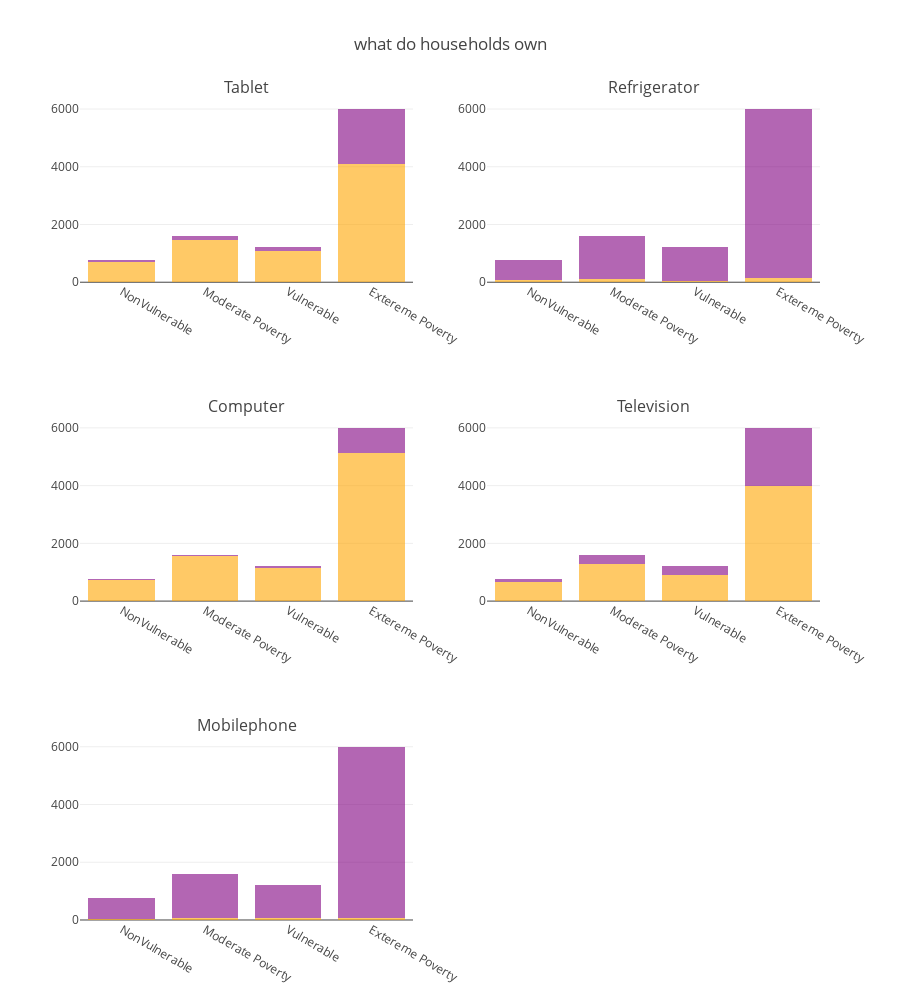

The cell this chart's notebook holds for it:
### Markdown cell above
### What do households own

### Code cell
def compare_plot(col,title):
    
    tr1 = train[train['Target'] == 1][col].value_counts().to_dict()
    tr2 = train[train['Target'] == 2][col].value_counts().to_dict()
    tr3 = train[train['Target'] == 3][col].value_counts().to_dict()
    tr4 = train[train['Target'] == 4][col].value_counts().to_dict()
    
    x_labels = ['NonVulnerable','Moderate Poverty','Vulnerable','Extereme Poverty']
    trace1 = go.Bar(y=[tr1[0],tr2[0],tr3[0],tr4[0]],name='No Present',x=x_labels,
                    marker=dict(color='orange',opacity=0.6))
    trace2 = go.Bar(y=[tr1[1],tr2[1],tr3[1],tr4[1]],name='Present',x=x_labels,
                    marker=dict(color='purple',opacity=0.6))
    return trace1,trace2


tr1,tr2 = compare_plot('v18q','Tablet')
tr3,tr4 = compare_plot('refrig','Refrigerator')
tr5,tr6 = compare_plot('computer','Computer')
tr7,tr8 = compare_plot('television','Television')
tr9,tr10 = compare_plot('mobilephone','Mobilephone')

titles = ['Tablet','Refrigerator','Computer','Television','Mobilephone']
fig = tools.make_subplots(rows=3,cols=2,print_grid=False,subplot_titles=titles)
fig.append_trace(tr1,1,1)
fig.append_trace(tr2,1,1)
fig.append_trace(tr3,1,2)
fig.append_trace(tr4,1,2)
fig.append_trace(tr5,2,1)
fig.append_trace(tr6,2,1)
fig.append_trace(tr7,2,2)
fig.append_trace(tr8,2,2)
fig.append_trace(tr9,3,1)
fig.append_trace(tr10,3,1)

fig['layout'].update(height=1000,title='what do households own',barmode='stack',showlegend=False)
iplot(fig)

### Figure 1 — Plotly figure (JSON) as saved in the notebook; plotly's stock layout.template omitted (floating-point values rounded to 4 significant figures)
{"data": [{"marker": {"color": "orange", "opacity": 0.6}, "name": "No Present", "type": "bar", "uid": "1aea140f-da2b-46fd-9963-d695a5f2e797", "x": ["NonVulnerable", "Moderate Poverty", "Vulnerable", "Extereme Poverty"], "xaxis": "x", "y": [695, 1472, 1066, 4109], "yaxis": "y"}, {"marker": {"color": "purple", "opacity": 0.6}, "name": "Present", "type": "bar", "uid": "e1148b9b-d13f-4b20-bfa1-97f7865f0e7f", "x": ["NonVulnerable", "Moderate Poverty", "Vulnerable", "Extereme Poverty"], "xaxis": "x", "y": [60, 125, 143, 1887], "yaxis": "y"}, {"marker": {"color": "orange", "opacity": 0.6}, "name": "No Present", "type": "bar", "uid": "fade5162-95e8-4845-b971-f93db242b2d5", "x": ["NonVulnerable", "Moderate Poverty", "Vulnerable", "Extereme Poverty"], "xaxis": "x2", "y": [85, 114, 46, 160], "yaxis": "y2"}, {"marker": {"color": "purple", "opacity": 0.6}, "name": "Present", "type": "bar", "uid": "64e8f81f-93fa-43ba-9081-b7b449faa43d", "x": ["NonVulnerable", "Moderate Poverty", "Vulnerable", "Extereme Poverty"], "xaxis": "x2", "y": [670, 1483, 1163, 5836], "yaxis": "y2"}, {"marker": {"color": "orange", "opacity": 0.6}, "name": "No Present", "type": "bar", "uid": "5a4ce552-7681-4468-b6c4-11216ed3574c", "x": ["NonVulnerable", "Moderate Poverty", "Vulnerable", "Extereme Poverty"], "xaxis": "x3", "y": [742, 1572, 1152, 5115], "yaxis": "y3"}, {"marker": {"color": "purple", "opacity": 0.6}, "name": "Present", "type": "bar", "uid": "85f3a00b-4f53-4371-aa02-926093e6f856", "x": ["NonVulnerable", "Moderate Poverty", "Vulnerable", "Extereme Poverty"], "xaxis": "x3", "y": [13, 25, 57, 881], "yaxis": "y3"}, {"marker": {"color": "orange", "opacity": 0.6}, "name": "No Present", "type": "bar", "uid": "827ff9ef-1de1-4fab-8a74-547368a025c9", "x": ["NonVulnerable", "Moderate Poverty", "Vulnerable", "Extereme Poverty"], "xaxis": "x4", "y": [665, 1276, 907, 3989], "yaxis": "y4"}, {"marker": {"color": "purple", "opacity": 0.6}, "name": "Present", "type": "bar", "uid": "4942e307-e33d-4b8a-bc72-5f3a3ea1d0d5", "x": ["NonVulnerable", "Moderate Poverty", "Vulnerable", "Extereme Poverty"], "xaxis": "x4", "y": [90, 321, 302, 2007], "yaxis": "y4"}, {"marker": {"color": "orange", "opacity": 0.6}, "name": "No Present", "type": "bar", "uid": "164b5065-df40-4843-8530-824cbd5f4375", "x": ["NonVulnerable", "Moderate Poverty", "Vulnerable", "Extereme Poverty"], "xaxis": "x5", "y": [43, 71, 53, 69], "yaxis": "y5"}, {"marker": {"color": "purple", "opacity": 0.6}, "name": "Present", "type": "bar", "uid": "4259f1f6-e80b-44ba-bb18-268c2c24a786", "x": ["NonVulnerable", "Moderate Poverty", "Vulnerable", "Extereme Poverty"], "xaxis": "x5", "y": [712, 1526, 1156, 5927], "yaxis": "y5"}], "layout": {"annotations": [{"font": {"size": 16}, "showarrow": false, "text": "Tablet", "x": 0.225, "xanchor": "center", "xref": "paper", "y": 1, "yanchor": "bottom", "yref": "paper"}, {"font": {"size": 16}, "showarrow": false, "text": "Refrigerator", "x": 0.775, "xanchor": "center", "xref": "paper", "y": 1, "yanchor": "bottom", "yref": "paper"}, {"font": {"size": 16}, "showarrow": false, "text": "Computer", "x": 0.225, "xanchor": "center", "xref": "paper", "y": 0.6111, "yanchor": "bottom", "yref": "paper"}, {"font": {"size": 16}, "showarrow": false, "text": "Television", "x": 0.775, "xanchor": "center", "xref": "paper", "y": 0.6111, "yanchor": "bottom", "yref": "paper"}, {"font": {"size": 16}, "showarrow": false, "text": "Mobilephone", "x": 0.225, "xanchor": "center", "xref": "paper", "y": 0.2222, "yanchor": "bottom", "yref": "paper"}], "barmode": "stack", "height": 1000, "showlegend": false, "title": "what do households own", "xaxis": {"anchor": "y", "domain": [0, 0.45]}, "xaxis2": {"anchor": "y2", "domain": [0.55, 1]}, "xaxis3": {"anchor": "y3", "domain": [0, 0.45]}, "xaxis4": {"anchor": "y4", "domain": [0.55, 1]}, "xaxis5": {"anchor": "y5", "domain": [0, 0.45]}, "xaxis6": {"anchor": "y6", "domain": [0.55, 1]}, "yaxis": {"anchor": "x", "domain": [0.7778, 1]}, "yaxis2": {"anchor": "x2", "domain": [0.7778, 1]}, "yaxis3": {"anchor": "x3", "domain": [0.3889, 0.6111]}, "yaxis4": {"anchor": "x4", "domain": [0.3889, 0.6111]}, "yaxis5": {"anchor": "x5", "domain": [0, 0.2222]}, "yaxis6": {"anchor": "x6", "domain": [0, 0.2222]}}}
